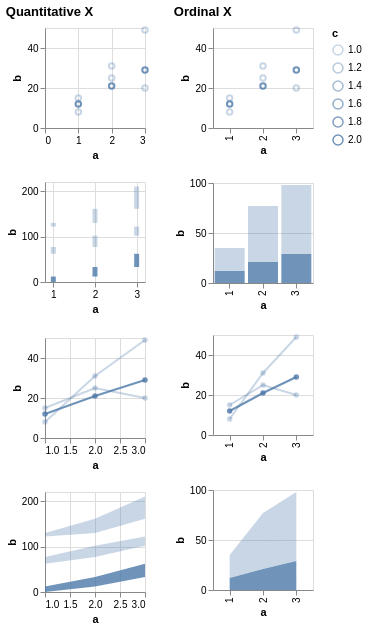

The Vega-Lite source for this figure:
### Vega specification from a JSON file in a GitHub repository (floating-point values rounded to 4 significant figures)
{"$schema": "https://vega.github.io/schema/vega/v6.json", "description": "Testing invalid", "background": "white", "padding": 5, "data": [{"name": "source_0", "values": [{"a": 1, "b": 15, "c": 1}, {"a": 2, "b": 25, "c": 1}, {"a": 3, "b": 20, "c": 1}, {"a": 1, "b": 12, "c": 2}, {"a": 2, "b": 21, "c": 2}, {"a": 3, "b": 29, "c": 2}, {"a": 1, "b": 8, "c": null}, {"a": 2, "b": 31, "c": null}, {"a": 3, "b": 49, "c": null}]}, {"name": "data_0", "source": "source_0", "transform": [{"type": "formula", "expr": "toNumber(datum[\"a\"])", "as": "a"}]}, {"name": "data_2", "source": "data_0", "transform": [{"type": "stack", "groupby": [], "field": "b", "sort": {"field": ["c"], "order": ["descending"]}, "as": ["b_start", "b_end"], "offset": "zero"}]}, {"name": "data_3", "source": "data_0", "transform": [{"type": "stack", "groupby": [], "field": "b", "sort": {"field": ["c"], "order": ["descending"]}, "as": ["b_start", "b_end"], "offset": "zero"}]}, {"name": "data_4", "source": "data_0", "transform": [{"type": "stack", "groupby": ["a"], "field": "b", "sort": {"field": ["c"], "order": ["descending"]}, "as": ["b_start", "b_end"], "offset": "zero"}]}, {"name": "data_5", "source": "data_0", "transform": [{"type": "impute", "field": "b", "groupby": ["c"], "key": "a", "method": "value", "value": 0}, {"type": "stack", "groupby": ["a"], "field": "b", "sort": {"field": ["c"], "order": ["descending"]}, "as": ["b_start", "b_end"], "offset": "zero"}]}], "signals": [{"name": "childWidth", "value": 100}, {"name": "concat_0_childHeight", "value": 100}, {"name": "concat_1_childHeight", "value": 100}], "layout": {"padding": 20, "bounds": "full", "align": "each"}, "marks": [{"type": "group", "name": "concat_0_group", "title": {"text": "Quantitative X", "anchor": "start"}, "layout": {"padding": 20, "columns": 1, "bounds": "full", "align": "each"}, "marks": [{"type": "group", "name": "concat_0_concat_0_group", "style": "cell", "encode": {"update": {"width": {"signal": "childWidth"}, "height": {"signal": "concat_0_childHeight"}}}, "marks": [{"name": "concat_0_concat_0_marks", "type": "symbol", "style": ["point"], "from": {"data": "data_0"}, "encode": {"update": {"opacity": [{"test": "!isValid(datum[\"c\"]) || !isFinite(+datum[\"c\"])", "signal": "scale('opacity', inrange(0, domain('opacity')) ? 0 : domain('opacity')[0])"}, {"scale": "opacity", "field": "c"}], "fill": {"value": "transparent"}, "stroke": {"value": "#4c78a8"}, "tooltip": {"signal": "{\"a\": format(datum[\"a\"], \"\"), \"b\": format(datum[\"b\"], \"\"), \"c\": format(datum[\"c\"], \"\")}"}, "ariaRoleDescription": {"value": "point"}, "description": {"signal": "\"a: \" + (format(datum[\"a\"], \"\")) + \"; b: \" + (format(datum[\"b\"], \"\")) + \"; c: \" + (format(datum[\"c\"], \"\"))"}, "x": [{"test": "!isValid(datum[\"a\"]) || !isFinite(+datum[\"a\"])", "scale": "concat_0_concat_0_x", "value": 0}, {"scale": "concat_0_concat_0_x", "field": "a"}], "y": [{"test": "!isValid(datum[\"b\"]) || !isFinite(+datum[\"b\"])", "scale": "concat_0_concat_0_y", "value": 0}, {"scale": "concat_0_concat_0_y", "field": "b"}]}}}], "axes": [{"scale": "concat_0_concat_0_x", "orient": "bottom", "gridScale": "concat_0_concat_0_y", "grid": true, "tickCount": {"signal": "ceil(childWidth/40)"}, "domain": false, "labels": false, "aria": false, "maxExtent": 0, "minExtent": 0, "ticks": false, "zindex": 0}, {"scale": "concat_0_concat_0_y", "orient": "left", "gridScale": "concat_0_concat_0_x", "grid": true, "tickCount": {"signal": "ceil(concat_0_childHeight/40)"}, "domain": false, "labels": false, "aria": false, "maxExtent": 0, "minExtent": 0, "ticks": false, "zindex": 0}, {"scale": "concat_0_concat_0_x", "orient": "bottom", "grid": false, "title": "a", "labelFlush": true, "labelOverlap": true, "tickCount": {"signal": "ceil(childWidth/40)"}, "zindex": 0}, {"scale": "concat_0_concat_0_y", "orient": "left", "grid": false, "title": "b", "labelOverlap": true, "tickCount": {"signal": "ceil(concat_0_childHeight/40)"}, "zindex": 0}]}, {"type": "group", "name": "concat_0_concat_1_group", "style": "cell", "encode": {"update": {"width": {"signal": "childWidth"}, "height": {"signal": "concat_0_childHeight"}}}, "marks": [{"name": "concat_0_concat_1_marks", "type": "rect", "style": ["bar"], "from": {"data": "data_2"}, "encode": {"update": {"fill": {"value": "#4c78a8"}, "opacity": [{"test": "!isValid(datum[\"c\"]) || !isFinite(+datum[\"c\"])", "signal": "scale('opacity', inrange(0, domain('opacity')) ? 0 : domain('opacity')[0])"}, {"scale": "opacity", "field": "c"}], "tooltip": {"signal": "{\"a\": format(datum[\"a\"], \"\"), \"b\": format(datum[\"b\"], \"\"), \"c\": format(datum[\"c\"], \"\")}"}, "ariaRoleDescription": {"value": "bar"}, "description": {"signal": "\"a: \" + (format(datum[\"a\"], \"\")) + \"; b: \" + (format(datum[\"b\"], \"\")) + \"; c: \" + (format(datum[\"c\"], \"\"))"}, "xc": [{"test": "!isValid(datum[\"a\"]) || !isFinite(+datum[\"a\"])", "signal": "scale('concat_0_concat_1_x', inrange(0, domain('concat_0_concat_1_x')) ? 0 : domain('concat_0_concat_1_x')[0])"}, {"scale": "concat_0_concat_1_x", "field": "a"}], "width": {"value": 5}, "y": {"scale": "concat_0_concat_1_y", "field": "b_end"}, "y2": {"scale": "concat_0_concat_1_y", "field": "b_start"}}}}], "axes": [{"scale": "concat_0_concat_1_x", "orient": "bottom", "gridScale": "concat_0_concat_1_y", "grid": true, "tickCount": {"signal": "ceil(childWidth/40)"}, "domain": false, "labels": false, "aria": false, "maxExtent": 0, "minExtent": 0, "ticks": false, "zindex": 0}, {"scale": "concat_0_concat_1_y", "orient": "left", "gridScale": "concat_0_concat_1_x", "grid": true, "tickCount": {"signal": "ceil(concat_0_childHeight/40)"}, "domain": false, "labels": false, "aria": false, "maxExtent": 0, "minExtent": 0, "ticks": false, "zindex": 0}, {"scale": "concat_0_concat_1_x", "orient": "bottom", "grid": false, "title": "a", "labelFlush": true, "labelOverlap": true, "tickCount": {"signal": "ceil(childWidth/40)"}, "zindex": 0}, {"scale": "concat_0_concat_1_y", "orient": "left", "grid": false, "title": "b", "labelOverlap": true, "tickCount": {"signal": "ceil(concat_0_childHeight/40)"}, "zindex": 0}]}, {"type": "group", "name": "concat_0_concat_2_group", "style": "cell", "encode": {"update": {"width": {"signal": "childWidth"}, "height": {"signal": "concat_0_childHeight"}}}, "marks": [{"name": "concat_0_concat_2_layer_0_pathgroup", "type": "group", "from": {"facet": {"name": "faceted_path_concat_0_concat_2_layer_0_main", "data": "data_0", "groupby": ["c"]}}, "encode": {"update": {"width": {"field": {"group": "width"}}, "height": {"field": {"group": "height"}}}}, "marks": [{"name": "concat_0_concat_2_layer_0_marks", "type": "line", "style": ["line"], "sort": {"field": "x"}, "from": {"data": "faceted_path_concat_0_concat_2_layer_0_main"}, "encode": {"update": {"stroke": {"value": "#4c78a8"}, "opacity": [{"test": "!isValid(datum[\"c\"]) || !isFinite(+datum[\"c\"])", "signal": "scale('opacity', inrange(0, domain('opacity')) ? 0 : domain('opacity')[0])"}, {"scale": "opacity", "field": "c"}], "tooltip": {"signal": "{\"a\": format(datum[\"a\"], \"\"), \"b\": format(datum[\"b\"], \"\"), \"c\": format(datum[\"c\"], \"\")}"}, "description": {"signal": "\"a: \" + (format(datum[\"a\"], \"\")) + \"; b: \" + (format(datum[\"b\"], \"\")) + \"; c: \" + (format(datum[\"c\"], \"\"))"}, "x": [{"test": "!isValid(datum[\"a\"]) || !isFinite(+datum[\"a\"])", "signal": "scale('concat_0_concat_2_x', inrange(0, domain('concat_0_concat_2_x')) ? 0 : domain('concat_0_concat_2_x')[0])"}, {"scale": "concat_0_concat_2_x", "field": "a"}], "y": [{"test": "!isValid(datum[\"b\"]) || !isFinite(+datum[\"b\"])", "scale": "concat_0_concat_2_y", "value": 0}, {"scale": "concat_0_concat_2_y", "field": "b"}]}}}]}, {"name": "concat_0_concat_2_layer_1_marks", "type": "symbol", "style": ["point"], "from": {"data": "data_0"}, "encode": {"update": {"opacity": [{"test": "!isValid(datum[\"c\"]) || !isFinite(+datum[\"c\"])", "signal": "scale('opacity', inrange(0, domain('opacity')) ? 0 : domain('opacity')[0])"}, {"scale": "opacity", "field": "c"}], "fill": {"value": "#4c78a8"}, "tooltip": {"signal": "{\"a\": format(datum[\"a\"], \"\"), \"b\": format(datum[\"b\"], \"\"), \"c\": format(datum[\"c\"], \"\")}"}, "ariaRoleDescription": {"value": "point"}, "description": {"signal": "\"a: \" + (format(datum[\"a\"], \"\")) + \"; b: \" + (format(datum[\"b\"], \"\")) + \"; c: \" + (format(datum[\"c\"], \"\"))"}, "x": [{"test": "!isValid(datum[\"a\"]) || !isFinite(+datum[\"a\"])", "signal": "scale('concat_0_concat_2_x', inrange(0, domain('concat_0_concat_2_x')) ? 0 : domain('concat_0_concat_2_x')[0])"}, {"scale": "concat_0_concat_2_x", "field": "a"}], "y": [{"test": "!isValid(datum[\"b\"]) || !isFinite(+datum[\"b\"])", "scale": "concat_0_concat_2_y", "value": 0}, {"scale": "concat_0_concat_2_y", "field": "b"}]}}}], "axes": [{"scale": "concat_0_concat_2_x", "orient": "bottom", "gridScale": "concat_0_concat_2_y", "grid": true, "tickCount": {"signal": "ceil(childWidth/40)"}, "domain": false, "labels": false, "aria": false, "maxExtent": 0, "minExtent": 0, "ticks": false, "zindex": 0}, {"scale": "concat_0_concat_2_y", "orient": "left", "gridScale": "concat_0_concat_2_x", "grid": true, "tickCount": {"signal": "ceil(concat_0_childHeight/40)"}, "domain": false, "labels": false, "aria": false, "maxExtent": 0, "minExtent": 0, "ticks": false, "zindex": 0}, {"scale": "concat_0_concat_2_x", "orient": "bottom", "grid": false, "title": "a", "labelFlush": true, "labelOverlap": true, "tickCount": {"signal": "ceil(childWidth/40)"}, "zindex": 0}, {"scale": "concat_0_concat_2_y", "orient": "left", "grid": false, "title": "b", "labelOverlap": true, "tickCount": {"signal": "ceil(concat_0_childHeight/40)"}, "zindex": 0}]}, {"type": "group", "name": "concat_0_concat_3_group", "style": "cell", "encode": {"update": {"width": {"signal": "childWidth"}, "height": {"signal": "concat_0_childHeight"}}}, "marks": [{"name": "concat_0_concat_3_pathgroup", "type": "group", "from": {"facet": {"name": "faceted_path_concat_0_concat_3_main", "data": "data_3", "groupby": ["c"]}}, "encode": {"update": {"width": {"field": {"group": "width"}}, "height": {"field": {"group": "height"}}}}, "marks": [{"name": "concat_0_concat_3_marks", "type": "area", "style": ["area"], "sort": {"field": "x"}, "from": {"data": "faceted_path_concat_0_concat_3_main"}, "encode": {"update": {"orient": {"value": "vertical"}, "fill": {"value": "#4c78a8"}, "opacity": [{"test": "!isValid(datum[\"c\"]) || !isFinite(+datum[\"c\"])", "signal": "scale('opacity', inrange(0, domain('opacity')) ? 0 : domain('opacity')[0])"}, {"scale": "opacity", "field": "c"}], "tooltip": {"signal": "{\"a\": format(datum[\"a\"], \"\"), \"b\": format(datum[\"b\"], \"\"), \"c\": format(datum[\"c\"], \"\")}"}, "description": {"signal": "\"a: \" + (format(datum[\"a\"], \"\")) + \"; b: \" + (format(datum[\"b\"], \"\")) + \"; c: \" + (format(datum[\"c\"], \"\"))"}, "x": [{"test": "!isValid(datum[\"a\"]) || !isFinite(+datum[\"a\"])", "signal": "scale('concat_0_concat_3_x', inrange(0, domain('concat_0_concat_3_x')) ? 0 : domain('concat_0_concat_3_x')[0])"}, {"scale": "concat_0_concat_3_x", "field": "a"}], "y": {"scale": "concat_0_concat_3_y", "field": "b_end"}, "y2": {"scale": "concat_0_concat_3_y", "field": "b_start"}}}}]}], "axes": [{"scale": "concat_0_concat_3_x", "orient": "bottom", "gridScale": "concat_0_concat_3_y", "grid": true, "tickCount": {"signal": "ceil(childWidth/40)"}, "domain": false, "labels": false, "aria": false, "maxExtent": 0, "minExtent": 0, "ticks": false, "zindex": 0}, {"scale": "concat_0_concat_3_y", "orient": "left", "gridScale": "concat_0_concat_3_x", "grid": true, "tickCount": {"signal": "ceil(concat_0_childHeight/40)"}, "domain": false, "labels": false, "aria": false, "maxExtent": 0, "minExtent": 0, "ticks": false, "zindex": 0}, {"scale": "concat_0_concat_3_x", "orient": "bottom", "grid": false, "title": "a", "labelFlush": true, "labelOverlap": true, "tickCount": {"signal": "ceil(childWidth/40)"}, "zindex": 0}, {"scale": "concat_0_concat_3_y", "orient": "left", "grid": false, "title": "b", "labelOverlap": true, "tickCount": {"signal": "ceil(concat_0_childHeight/40)"}, "zindex": 0}]}]}, {"type": "group", "name": "concat_1_group", "title": {"text": "Ordinal X", "anchor": "start"}, "layout": {"padding": 20, "columns": 1, "bounds": "full", "align": "each"}, "marks": [{"type": "group", "name": "concat_1_concat_0_group", "style": "cell", "encode": {"update": {"width": {"signal": "childWidth"}, "height": {"signal": "concat_1_childHeight"}}}, "marks": [{"name": "concat_1_concat_0_marks", "type": "symbol", "style": ["point"], "from": {"data": "data_0"}, "encode": {"update": {"opacity": [{"test": "!isValid(datum[\"c\"]) || !isFinite(+datum[\"c\"])", "signal": "scale('opacity', inrange(0, domain('opacity')) ? 0 : domain('opacity')[0])"}, {"scale": "opacity", "field": "c"}], "fill": {"value": "transparent"}, "stroke": {"value": "#4c78a8"}, "tooltip": {"signal": "{\"a\": isValid(datum[\"a\"]) ? datum[\"a\"] : \"\"+datum[\"a\"], \"b\": format(datum[\"b\"], \"\"), \"c\": format(datum[\"c\"], \"\")}"}, "ariaRoleDescription": {"value": "point"}, "description": {"signal": "\"a: \" + (isValid(datum[\"a\"]) ? datum[\"a\"] : \"\"+datum[\"a\"]) + \"; b: \" + (format(datum[\"b\"], \"\")) + \"; c: \" + (format(datum[\"c\"], \"\"))"}, "x": {"scale": "concat_1_concat_0_x", "field": "a"}, "y": [{"test": "!isValid(datum[\"b\"]) || !isFinite(+datum[\"b\"])", "scale": "concat_1_concat_0_y", "value": 0}, {"scale": "concat_1_concat_0_y", "field": "b"}]}}}], "axes": [{"scale": "concat_1_concat_0_y", "orient": "left", "gridScale": "concat_1_concat_0_x", "grid": true, "tickCount": {"signal": "ceil(concat_1_childHeight/40)"}, "domain": false, "labels": false, "aria": false, "maxExtent": 0, "minExtent": 0, "ticks": false, "zindex": 0}, {"scale": "concat_1_concat_0_x", "orient": "bottom", "grid": false, "title": "a", "labelAlign": "right", "labelAngle": 270, "labelBaseline": "middle", "zindex": 0}, {"scale": "concat_1_concat_0_y", "orient": "left", "grid": false, "title": "b", "labelOverlap": true, "tickCount": {"signal": "ceil(concat_1_childHeight/40)"}, "zindex": 0}]}, {"type": "group", "name": "concat_1_concat_1_group", "style": "cell", "encode": {"update": {"width": {"signal": "childWidth"}, "height": {"signal": "concat_1_childHeight"}}}, "marks": [{"name": "concat_1_concat_1_marks", "type": "rect", "style": ["bar"], "from": {"data": "data_4"}, "encode": {"update": {"fill": {"value": "#4c78a8"}, "opacity": [{"test": "!isValid(datum[\"c\"]) || !isFinite(+datum[\"c\"])", "signal": "scale('opacity', inrange(0, domain('opacity')) ? 0 : domain('opacity')[0])"}, {"scale": "opacity", "field": "c"}], "tooltip": {"signal": "{\"a\": isValid(datum[\"a\"]) ? datum[\"a\"] : \"\"+datum[\"a\"], \"b\": format(datum[\"b\"], \"\"), \"c\": format(datum[\"c\"], \"\")}"}, "ariaRoleDescription": {"value": "bar"}, "description": {"signal": "\"a: \" + (isValid(datum[\"a\"]) ? datum[\"a\"] : \"\"+datum[\"a\"]) + \"; b: \" + (format(datum[\"b\"], \"\")) + \"; c: \" + (format(datum[\"c\"], \"\"))"}, "x": {"scale": "concat_1_concat_1_x", "field": "a"}, "width": {"signal": "max(0.25, bandwidth('concat_1_concat_1_x'))"}, "y": {"scale": "concat_1_concat_1_y", "field": "b_end"}, "y2": {"scale": "concat_1_concat_1_y", "field": "b_start"}}}}], "axes": [{"scale": "concat_1_concat_1_y", "orient": "left", "gridScale": "concat_1_concat_1_x", "grid": true, "tickCount": {"signal": "ceil(concat_1_childHeight/40)"}, "domain": false, "labels": false, "aria": false, "maxExtent": 0, "minExtent": 0, "ticks": false, "zindex": 0}, {"scale": "concat_1_concat_1_x", "orient": "bottom", "grid": false, "title": "a", "labelAlign": "right", "labelAngle": 270, "labelBaseline": "middle", "zindex": 0}, {"scale": "concat_1_concat_1_y", "orient": "left", "grid": false, "title": "b", "labelOverlap": true, "tickCount": {"signal": "ceil(concat_1_childHeight/40)"}, "zindex": 0}]}, {"type": "group", "name": "concat_1_concat_2_group", "style": "cell", "encode": {"update": {"width": {"signal": "childWidth"}, "height": {"signal": "concat_1_childHeight"}}}, "marks": [{"name": "concat_1_concat_2_layer_0_pathgroup", "type": "group", "from": {"facet": {"name": "faceted_path_concat_1_concat_2_layer_0_main", "data": "data_0", "groupby": ["c"]}}, "encode": {"update": {"width": {"field": {"group": "width"}}, "height": {"field": {"group": "height"}}}}, "marks": [{"name": "concat_1_concat_2_layer_0_marks", "type": "line", "style": ["line"], "sort": {"field": "x"}, "from": {"data": "faceted_path_concat_1_concat_2_layer_0_main"}, "encode": {"update": {"stroke": {"value": "#4c78a8"}, "opacity": [{"test": "!isValid(datum[\"c\"]) || !isFinite(+datum[\"c\"])", "signal": "scale('opacity', inrange(0, domain('opacity')) ? 0 : domain('opacity')[0])"}, {"scale": "opacity", "field": "c"}], "tooltip": {"signal": "{\"a\": isValid(datum[\"a\"]) ? datum[\"a\"] : \"\"+datum[\"a\"], \"b\": format(datum[\"b\"], \"\"), \"c\": format(datum[\"c\"], \"\")}"}, "description": {"signal": "\"a: \" + (isValid(datum[\"a\"]) ? datum[\"a\"] : \"\"+datum[\"a\"]) + \"; b: \" + (format(datum[\"b\"], \"\")) + \"; c: \" + (format(datum[\"c\"], \"\"))"}, "x": {"scale": "concat_1_concat_2_x", "field": "a"}, "y": [{"test": "!isValid(datum[\"b\"]) || !isFinite(+datum[\"b\"])", "scale": "concat_1_concat_2_y", "value": 0}, {"scale": "concat_1_concat_2_y", "field": "b"}]}}}]}, {"name": "concat_1_concat_2_layer_1_marks", "type": "symbol", "style": ["point"], "from": {"data": "data_0"}, "encode": {"update": {"opacity": [{"test": "!isValid(datum[\"c\"]) || !isFinite(+datum[\"c\"])", "signal": "scale('opacity', inrange(0, domain('opacity')) ? 0 : domain('opacity')[0])"}, {"scale": "opacity", "field": "c"}], "fill": {"value": "#4c78a8"}, "tooltip": {"signal": "{\"a\": isValid(datum[\"a\"]) ? datum[\"a\"] : \"\"+datum[\"a\"], \"b\": format(datum[\"b\"], \"\"), \"c\": format(datum[\"c\"], \"\")}"}, "ariaRoleDescription": {"value": "point"}, "description": {"signal": "\"a: \" + (isValid(datum[\"a\"]) ? datum[\"a\"] : \"\"+datum[\"a\"]) + \"; b: \" + (format(datum[\"b\"], \"\")) + \"; c: \" + (format(datum[\"c\"], \"\"))"}, "x": {"scale": "concat_1_concat_2_x", "field": "a"}, "y": [{"test": "!isValid(datum[\"b\"]) || !isFinite(+datum[\"b\"])", "scale": "concat_1_concat_2_y", "value": 0}, {"scale": "concat_1_concat_2_y", "field": "b"}]}}}], "axes": [{"scale": "concat_1_concat_2_y", "orient": "left", "gridScale": "concat_1_concat_2_x", "grid": true, "tickCount": {"signal": "ceil(concat_1_childHeight/40)"}, "domain": false, "labels": false, "aria": false, "maxExtent": 0, "minExtent": 0, "ticks": false, "zindex": 0}, {"scale": "concat_1_concat_2_x", "orient": "bottom", "grid": false, "title": "a", "labelAlign": "right", "labelAngle": 270, "labelBaseline": "middle", "zindex": 0}, {"scale": "concat_1_concat_2_y", "orient": "left", "grid": false, "title": "b", "labelOverlap": true, "tickCount": {"signal": "ceil(concat_1_childHeight/40)"}, "zindex": 0}]}, {"type": "group", "name": "concat_1_concat_3_group", "style": "cell", "encode": {"update": {"width": {"signal": "childWidth"}, "height": {"signal": "concat_1_childHeight"}}}, "marks": [{"name": "concat_1_concat_3_pathgroup", "type": "group", "from": {"facet": {"name": "faceted_path_concat_1_concat_3_main", "data": "data_5", "groupby": ["c"]}}, "encode": {"update": {"width": {"field": {"group": "width"}}, "height": {"field": {"group": "height"}}}}, "marks": [{"name": "concat_1_concat_3_marks", "type": "area", "style": ["area"], "sort": {"field": "x"}, "from": {"data": "faceted_path_concat_1_concat_3_main"}, "encode": {"update": {"orient": {"value": "vertical"}, "fill": {"value": "#4c78a8"}, "opacity": [{"test": "!isValid(datum[\"c\"]) || !isFinite(+datum[\"c\"])", "signal": "scale('opacity', inrange(0, domain('opacity')) ? 0 : domain('opacity')[0])"}, {"scale": "opacity", "field": "c"}], "tooltip": {"signal": "{\"a\": isValid(datum[\"a\"]) ? datum[\"a\"] : \"\"+datum[\"a\"], \"b\": format(datum[\"b\"], \"\"), \"c\": format(datum[\"c\"], \"\")}"}, "description": {"signal": "\"a: \" + (isValid(datum[\"a\"]) ? datum[\"a\"] : \"\"+datum[\"a\"]) + \"; b: \" + (format(datum[\"b\"], \"\")) + \"; c: \" + (format(datum[\"c\"], \"\"))"}, "x": {"scale": "concat_1_concat_3_x", "field": "a"}, "y": {"scale": "concat_1_concat_3_y", "field": "b_end"}, "y2": {"scale": "concat_1_concat_3_y", "field": "b_start"}}}}]}], "axes": [{"scale": "concat_1_concat_3_y", "orient": "left", "gridScale": "concat_1_concat_3_x", "grid": true, "tickCount": {"signal": "ceil(concat_1_childHeight/40)"}, "domain": false, "labels": false, "aria": false, "maxExtent": 0, "minExtent": 0, "ticks": false, "zindex": 0}, {"scale": "concat_1_concat_3_x", "orient": "bottom", "grid": false, "title": "a", "labelAlign": "right", "labelAngle": 270, "labelBaseline": "middle", "zindex": 0}, {"scale": "concat_1_concat_3_y", "orient": "left", "grid": false, "title": "b", "labelOverlap": true, "tickCount": {"signal": "ceil(concat_1_childHeight/40)"}, "zindex": 0}]}]}], "scales": [{"name": "opacity", "type": "linear", "domain": {"fields": [{"data": "data_0", "field": "c"}, {"data": "data_2", "field": "c"}, {"data": "data_3", "field": "c"}, {"data": "data_4", "field": "c"}, {"data": "data_5", "field": "c"}]}, "range": [0.3, 0.8], "zero": false}, {"name": "concat_0_concat_0_x", "type": "linear", "domain": {"data": "data_0", "field": "a"}, "range": [0, {"signal": "childWidth"}], "nice": true, "zero": true}, {"name": "concat_0_concat_0_y", "type": "linear", "domain": {"data": "data_0", "field": "b"}, "range": [{"signal": "concat_0_childHeight"}, 0], "nice": true, "zero": true}, {"name": "concat_0_concat_1_x", "type": "linear", "domain": {"data": "data_2", "field": "a"}, "range": [0, {"signal": "childWidth"}], "nice": true, "zero": false, "padding": 5}, {"name": "concat_0_concat_1_y", "type": "linear", "domain": {"data": "data_2", "fields": ["b_start", "b_end"]}, "range": [{"signal": "concat_0_childHeight"}, 0], "nice": true, "zero": true}, {"name": "concat_0_concat_2_x", "type": "linear", "domain": {"data": "data_0", "field": "a"}, "range": [0, {"signal": "childWidth"}], "nice": true, "zero": false}, {"name": "concat_0_concat_2_y", "type": "linear", "domain": {"data": "data_0", "field": "b"}, "range": [{"signal": "concat_0_childHeight"}, 0], "nice": true, "zero": true}, {"name": "concat_0_concat_3_x", "type": "linear", "domain": {"data": "data_3", "field": "a"}, "range": [0, {"signal": "childWidth"}], "nice": true, "zero": false}, {"name": "concat_0_concat_3_y", "type": "linear", "domain": {"data": "data_3", "fields": ["b_start", "b_end"]}, "range": [{"signal": "concat_0_childHeight"}, 0], "nice": true, "zero": true}, {"name": "concat_1_concat_0_x", "type": "point", "domain": {"data": "data_0", "field": "a", "sort": true}, "range": [0, {"signal": "childWidth"}], "padding": 0.5}, {"name": "concat_1_concat_0_y", "type": "linear", "domain": {"data": "data_0", "field": "b"}, "range": [{"signal": "concat_1_childHeight"}, 0], "nice": true, "zero": true}, {"name": "concat_1_concat_1_x", "type": "band", "domain": {"data": "data_4", "field": "a", "sort": true}, "range": [0, {"signal": "childWidth"}], "paddingInner": 0.1, "paddingOuter": 0.05}, {"name": "concat_1_concat_1_y", "type": "linear", "domain": {"data": "data_4", "fields": ["b_start", "b_end"]}, "range": [{"signal": "concat_1_childHeight"}, 0], "nice": true, "zero": true}, {"name": "concat_1_concat_2_x", "type": "point", "domain": {"data": "data_0", "field": "a", "sort": true}, "range": [0, {"signal": "childWidth"}], "padding": 0.5}, {"name": "concat_1_concat_2_y", "type": "linear", "domain": {"data": "data_0", "field": "b"}, "range": [{"signal": "concat_1_childHeight"}, 0], "nice": true, "zero": true}, {"name": "concat_1_concat_3_x", "type": "point", "domain": {"data": "data_5", "field": "a", "sort": true}, "range": [0, {"signal": "childWidth"}], "padding": 0.5}, {"name": "concat_1_concat_3_y", "type": "linear", "domain": {"data": "data_5", "fields": ["b_start", "b_end"]}, "range": [{"signal": "concat_1_childHeight"}, 0], "nice": true, "zero": true}], "legends": [{"opacity": "opacity", "symbolType": "circle", "title": "c", "encode": {"symbols": {"update": {"fill": {"value": "transparent"}, "stroke": {"value": "#4c78a8"}}}}}], "config": {"mark": {"tooltip": true}}}
